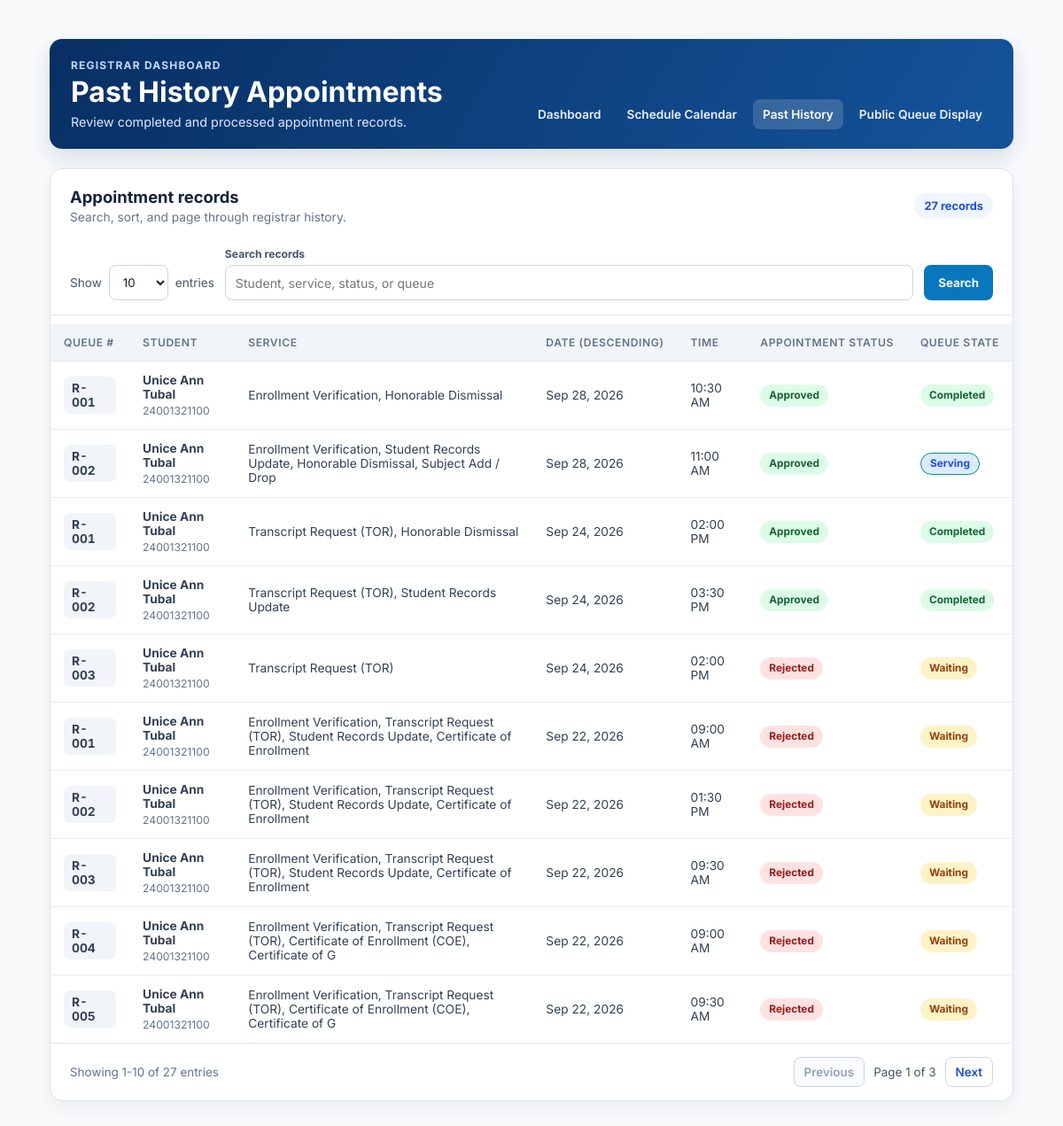
/appointment-history.php (signed in), run on the app's committed database.
### tables this page shows
CREATE TABLE `appointments` (
  `id` int(11) NOT NULL AUTO_INCREMENT,
  `slot_id` int(11) DEFAULT NULL,
  `student_id` varchar(50) NOT NULL,
  `office` varchar(50) NOT NULL,
  `service` varchar(100) NOT NULL,
  `appointment_date` date NOT NULL,
  `appointment_time` time NOT NULL,
  `status` varchar(50) NOT NULL DEFAULT 'Pending',
  `rejection_reason` text DEFAULT NULL,
  `registrar_notes` text DEFAULT NULL,
  `queue_number` varchar(20) NOT NULL DEFAULT '',
  `queue_status` varchar(30) NOT NULL DEFAULT 'Waiting',
  `called_at` datetime DEFAULT NULL,
  `created_at` timestamp NOT NULL DEFAULT current_timestamp(),
  `updated_at` timestamp NOT NULL DEFAULT current_timestamp() ON UPDATE current_timestamp(),
  `processed_at` datetime DEFAULT NULL,
  PRIMARY KEY (`id`),
  KEY `student_id` (`student_id`),
  KEY `slot_id` (`slot_id`),
  CONSTRAINT `appointments_ibfk_1` FOREIGN KEY (`student_id`) REFERENCES `users` (`student_id`)
);

### appointment-history.php (the view, shortened to what this page needs)
<?php
require_once __DIR__ . '/db.php';
$sortable = [
    'appointment_date' => 'a.appointment_date',
    'appointment_time' => 'a.appointment_time',
    'service' => 'a.service',
    'status' => 'a.status',
    'queue_number' => 'a.queue_number',
    'student_id' => 'a.student_id',
];
$sort = $_GET['sort'] ?? 'appointment_date';
$direction = strtoupper($_GET['direction'] ?? 'DESC');
$search = trim($_GET['q'] ?? '');
$size = (int)($_GET['size'] ?? 10);
$where = "a.office = 'registrar' AND (a.status IN ('Approved','Rejected','Cancelled') OR a.queue_status IN ('Completed','Skipped'))";
$params = [];
$types = '';
$count_stmt = mysqli_prepare($con, "SELECT COUNT(*) AS total FROM appointments a LEFT JOIN users u ON u.student_id = a.student_id WHERE $where");
if ($count_stmt) mysqli_stmt_execute($count_stmt);
$count_result = $count_stmt ? mysqli_stmt_get_result($count_stmt) : false;
$total = $count_result ? (int)(mysqli_fetch_assoc($count_result)['total'] ?? 0) : 0;
$pages = max(1, (int)ceil($total / $size));
$page = min(max(1, (int)($_GET['page'] ?? 1)), $pages);
$offset = ($page - 1) * $size;
$sql = "SELECT a.id, a.student_id, a.queue_number, a.service, a.appointment_date, a.appointment_time, a.status, a.queue_status, CONCAT(COALESCE(u.first_name,''),' ',COALESCE(u.last_name,'')) AS student_name FROM appointments a LEFT JOIN users u ON u.student_id = a.student_id WHERE $where ORDER BY {$sortable[$sort]} $direction LIMIT ? OFFSET ?";
$rows_stmt = mysqli_prepare($con, $sql);
if ($rows_stmt) {
    if ($types !== '') {
        [$p1, $p2, $p3, $p4, $p5, $p6] = $params;
        mysqli_stmt_bind_param($rows_stmt, 'ssssssii', $p1, $p2, $p3, $p4, $p5, $p6, $size, $offset);
    } else {
        mysqli_stmt_bind_param($rows_stmt, 'ii', $size, $offset);
    }
    mysqli_stmt_execute($rows_stmt);
    $rows = mysqli_stmt_get_result($rows_stmt);
} else {
    $rows = false;
}
function history_url(array $changes = []): string {
    return '?' . http_build_query(array_merge($_GET, $changes));
}
function history_badge_class(string $status): string {
    $key = strtolower(trim($status));
    $classes = [
        'approved' => 'badge-approved', 'completed' => 'badge-completed',
        'rejected' => 'badge-rejected', 'cancelled' => 'badge-cancelled',
        'serving' => 'badge-serving', 'waiting' => 'badge-waiting',
        'skipped' => 'badge-skipped', 'pending' => 'badge-pending',
    ];
    return $classes[$key] ?? 'badge-neutral';
}
?>
<!doctype html>
<html lang="en">
<head>
  <link rel="stylesheet" href="admin.css">
</head>
<body>
  <main class="history-page">
    <header class="history-page-header">
      <div>
        <p class="history-eyebrow">Registrar Dashboard</p>
        <h1>Past History Appointments</h1>
        <p class="history-subtitle">Review completed and processed appointment records.</p>
      </div>
      <nav class="history-nav" aria-label="Registrar navigation">
        <a href="admin.php?office=registrar">Dashboard</a>
        <a href="./schedule-calendar.php" title="Open the weekly registrar appointment calendar">Schedule Calendar</a>
        <a class="active" aria-current="page" href="appointment-history.php">Past History</a>
        <a href="now-serving.php" target="_blank" rel="noopener">Public Queue Display</a>
      </nav>
    </header>
    <section class="history-card" aria-labelledby="historyTableHeading">
      <div class="history-card-heading">
        <div><h2 id="historyTableHeading">Appointment records</h2><p>Search, sort, and page through registrar history.</p></div>
        <span class="history-total-pill"><?php echo number_format($total); ?> records</span>
      </div>
      <form class="history-tools" method="get" action="appointment-history.php">
        <label class="history-entry-control">Show
          <select name="size" onchange="this.form.submit()">
            <?php foreach ([10, 25, 50, 100] as $n): ?><option value="<?php echo $n; ?>" <?php echo $size === $n ? 'selected' : ''; ?>><?php echo $n; ?></option><?php endforeach; ?>
          </select> entries
        </label>
        <label class="history-search-control"><span>Search records</span>
          <input type="search" name="q" value="<?php echo htmlspecialchars($search); ?>" placeholder="Student, service, status, or queue">
        </label>
        <button class="history-search-button" type="submit">Search</button>
      </form>
      <div class="history-table-scroll">
        <table class="history-table">
          <thead><tr>
            <?php foreach (['queue_number' => 'Queue #', 'student_id' => 'Student', 'service' => 'Service', 'appointment_date' => 'Date', 'appointment_time' => 'Time', 'status' => 'Appointment Status'] as $key => $label): ?>
              <?php $next_direction = $sort === $key && $direction === 'ASC' ? 'DESC' : 'ASC'; ?>
              <th scope="col"><a href="<?php echo htmlspecialchars(history_url(['sort' => $key, 'direction' => $next_direction, 'page' => 1])); ?>"><?php echo htmlspecialchars($label); ?><?php echo $sort === $key ? ($direction === 'ASC' ? ' (ascending)' : ' (descending)') : ''; ?></a></th>
            <?php endforeach; ?>
            <th scope="col">Queue State</th>
          </tr></thead>
          <tbody>
          <?php if ($rows && mysqli_num_rows($rows) > 0): while ($row = mysqli_fetch_assoc($rows)): ?>
            <?php $status = (string)($row['status'] ?? ''); $queue_state = trim((string)($row['queue_status'] ?? '')); ?>
            <tr>
              <td><span class="history-queue-number"><?php echo htmlspecialchars($row['queue_number'] ?: '#' . $row['id']); ?></span></td>
              <td><strong><?php echo htmlspecialchars($row['student_name'] ?: 'Student'); ?></strong><small><?php echo htmlspecialchars($row['student_id']); ?></small></td>
              <td><?php echo htmlspecialchars($row['service']); ?></td>
              <td><?php echo htmlspecialchars(date('M d, Y', strtotime($row['appointment_date']))); ?></td>
              <td><?php echo htmlspecialchars(date('h:i A', strtotime($row['appointment_time']))); ?></td>
              <td><span class="status-pill <?php echo history_badge_class($status); ?>"><?php echo htmlspecialchars($status ?: 'Unknown'); ?></span></td>
              <td><span class="status-pill <?php echo history_badge_class($queue_state); ?>"><?php echo htmlspecialchars($queue_state ?: 'None'); ?></span></td>
            </tr>
          <?php endwhile; else: ?>
            <tr><td class="history-empty" colspan="7">No appointment records match your search.</td></tr>
          <?php endif; ?>
          </tbody>
        </table>
      </div>
      <footer class="history-pages">
        <p><?php echo $total ? 'Showing ' . number_format($offset + 1) . '-' . number_format(min($offset + $size, $total)) . ' of ' . number_format($total) . ' entries' : 'Showing 0 entries'; ?></p>
        <div class="history-pagination" aria-label="History pagination">
          <a class="<?php echo $page <= 1 ? 'is-disabled' : ''; ?>" href="<?php echo htmlspecialchars(history_url(['page' => max(1, $page - 1)])); ?>" aria-disabled="<?php echo $page <= 1 ? 'true' : 'false'; ?>">Previous</a>
          <span>Page <?php echo $page; ?> of <?php echo $pages; ?></span>
          <a class="<?php echo $page >= $pages ? 'is-disabled' : ''; ?>" href="<?php echo htmlspecialchars(history_url(['page' => min($pages, $page + 1)])); ?>" aria-disabled="<?php echo $page >= $pages ? 'true' : 'false'; ?>">Next</a>
        </div>
      </footer>
    </section>
  </main>
</body>
</html>

### data on the page
appointments: queue_number "R-001", student_name "Unice Ann Tubal", student "24001321100", service "Enrollment Verification, Honorable Dismissal", appointment_date "Sep 28, 2026", appointment_time "10:30 AM", status "Approved", queue_status "Completed"
appointments: queue_number "R-002", student_name "Unice Ann Tubal", student "24001321100", service "Enrollment Verification, Student Records Update, Honorable Dismissal, Subject Add / Drop", appointment_date "Sep 28, 2026", appointment_time "11:00 AM", status "Approved", queue_status "Serving"
appointments: queue_number "R-001", student_name "Unice Ann Tubal", student "24001321100", service "Transcript Request (TOR), Honorable Dismissal", appointment_date "Sep 24, 2026", appointment_time "02:00 PM", status "Approved", queue_status "Completed"
appointments: queue_number "R-002", student_name "Unice Ann Tubal", student "24001321100", service "Transcript Request (TOR), Student Records Update", appointment_date "Sep 24, 2026", appointment_time "03:30 PM", status "Approved", queue_status "Completed"
appointments: queue_number "R-003", student_name "Unice Ann Tubal", student "24001321100", service "Transcript Request (TOR)", appointment_date "Sep 24, 2026", appointment_time "02:00 PM", status "Rejected", queue_status "Waiting"
appointments: queue_number "R-001", student_name "Unice Ann Tubal", student "24001321100", service "Enrollment Verification, Transcript Request (TOR), Student Records Update, Certificate of Enrollment", appointment_date "Sep 22, 2026", appointment_time "09:00 AM", status "Rejected", queue_status "Waiting"
appointments: queue_number "R-002", student_name "Unice Ann Tubal", student "24001321100", service "Enrollment Verification, Transcript Request (TOR), Student Records Update, Certificate of Enrollment", appointment_date "Sep 22, 2026", appointment_time "01:30 PM", status "Rejected", queue_status "Waiting"
appointments: queue_number "R-003", student_name "Unice Ann Tubal", student "24001321100", service "Enrollment Verification, Transcript Request (TOR), Student Records Update, Certificate of Enrollment", appointment_date "Sep 22, 2026", appointment_time "09:30 AM", status "Rejected", queue_status "Waiting"
appointments: queue_number "R-004", student_name "Unice Ann Tubal", student "24001321100", service "Enrollment Verification, Transcript Request (TOR), Certificate of Enrollment (COE), Certificate of G", appointment_date "Sep 22, 2026", appointment_time "09:00 AM", status "Rejected", queue_status "Waiting"
appointments: queue_number "R-005", student_name "Unice Ann Tubal", student "24001321100", service "Enrollment Verification, Transcript Request (TOR), Certificate of Enrollment (COE), Certificate of G", appointment_date "Sep 22, 2026", appointment_time "09:30 AM", status "Rejected", queue_status "Waiting"

### other printed values
$total "27"
$label "QUEUE #"
$label "STUDENT"
$label "SERVICE"
$label "DATE"
$label "TIME"
$label "APPOINTMENT STATUS"
$offset + 1 "1"
min($offset + $size, $total) "10"
$page "1"
$pages "3"
form field size "10"
